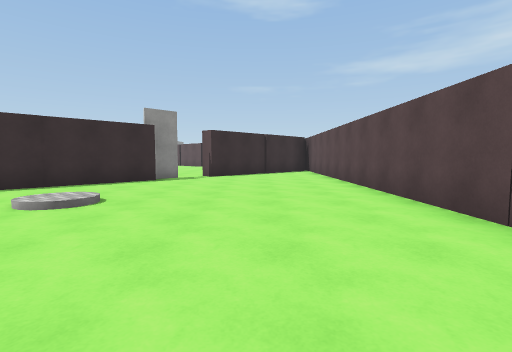
view 1 (above)

18 first-person views from a walk through a scene from a Unity 3-D project. The camera is 1.3 m above the floor, tilts 4° down and sees 85° across. Doors are open. The floor is counted in squares, 2 m on a side. Each view is taken from the middle of a square. On the plan, view 1 faces up. The plan holds only what a view shows up to about 9 squares ahead; the rest is blank. The place goes on beyond the plan. The player character is not drawn. Some animated figures are not drawn. Surface patterns are stand-ins for the level's own textures.

view 2
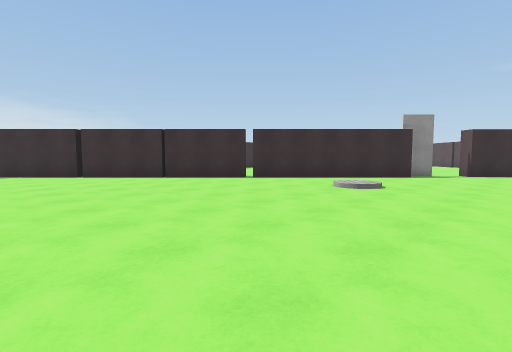

view 3
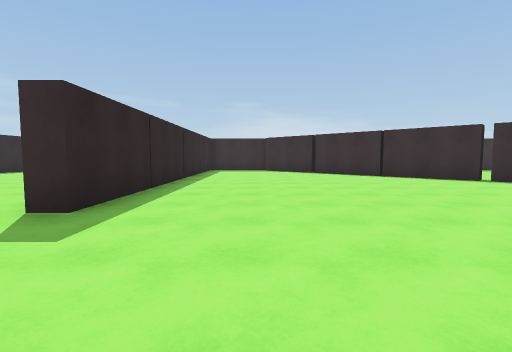

view 4
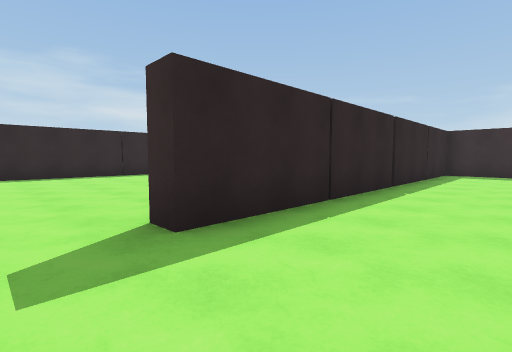

view 5
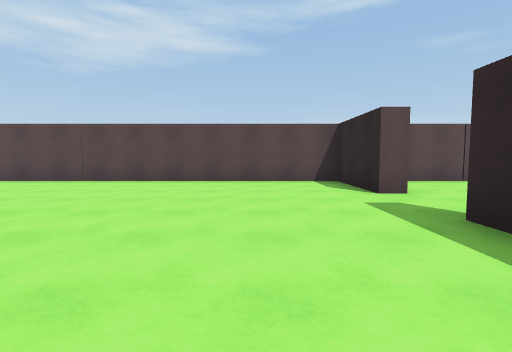

view 6
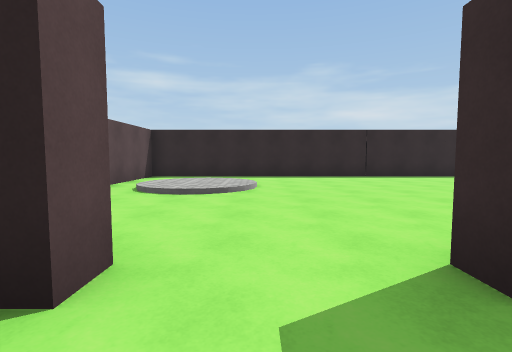

view 7
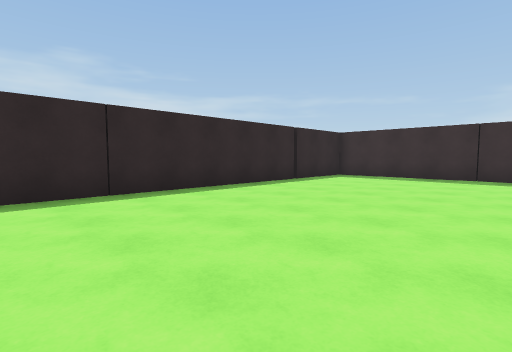

view 8
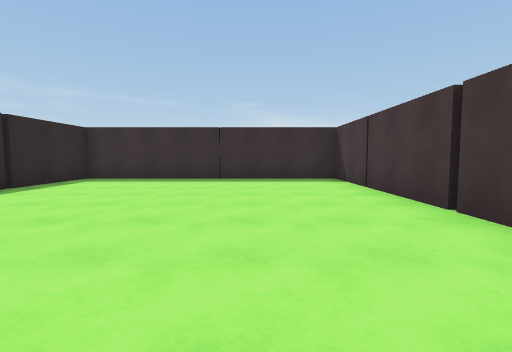

view 9
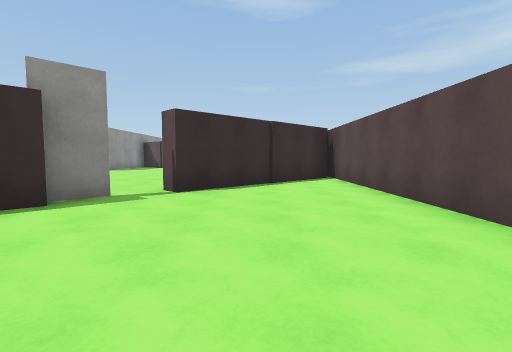

view 10
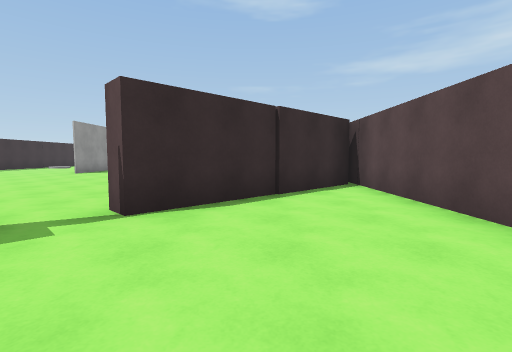

view 11
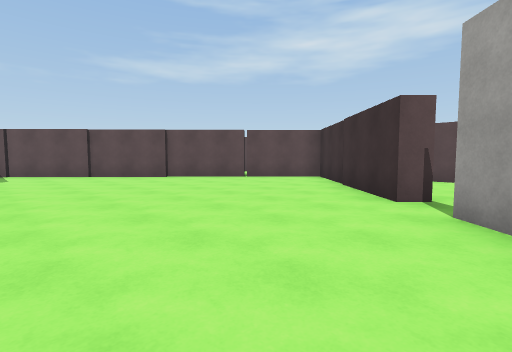

view 12
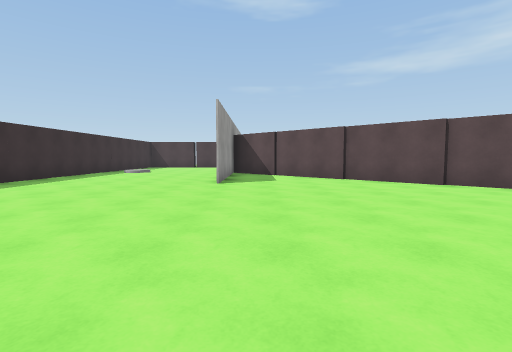

view 13
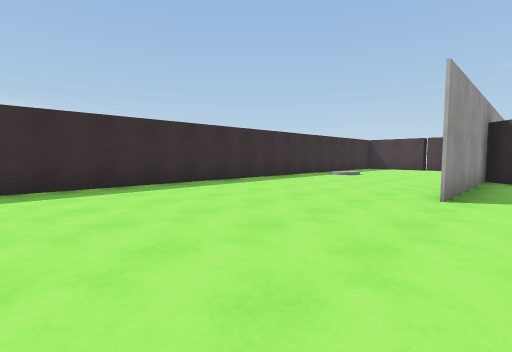

view 14
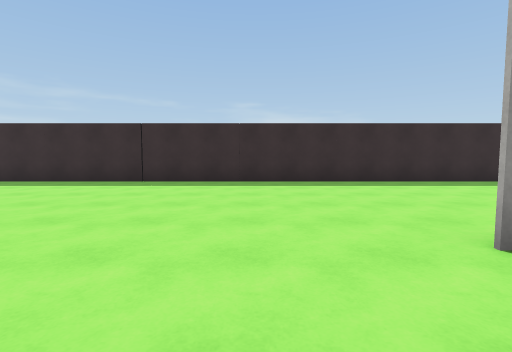

view 15
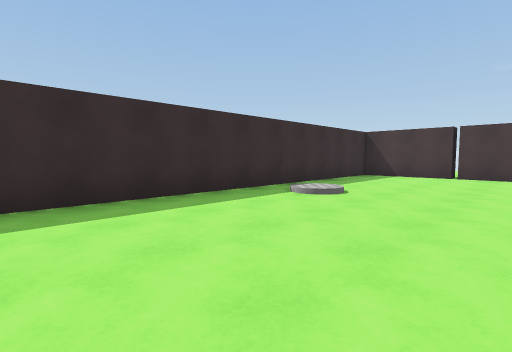

view 16
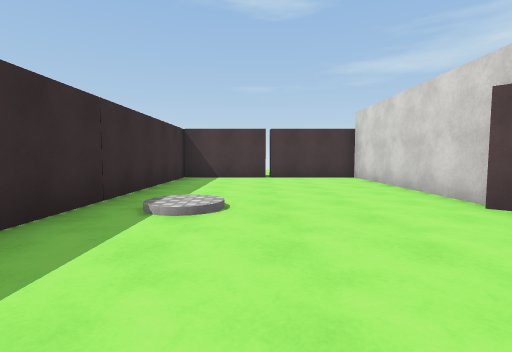

view 17
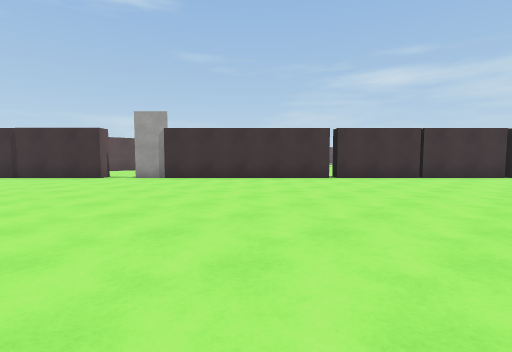

view 18
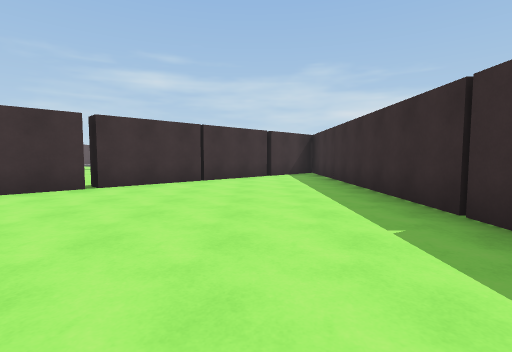

### Floor plan
Key: @ floor where view 1 was taken; # wall or solid block; x gap in a wall; . main floor; : floor 0.25 m higher than the main floor; / step, stairs or slope; D open door.
Columns run from 13 left of view 1 to 3 right of it. Each row starts with its distance up from view 1.
 27 ###x###
 26 #.....#
 25 #.....#
 24 #.....#
 23 #.....#
 22 #./...#
 21 #./...###
 20 #.....#.##
 19 #.....#..##
 18 #.....#...##
 17 #.....#....##
 16 #...........##
 15 #............#
 14 #.............
 13 #..............#
 12 #.............###
 11 #............##.#
 10 #...........##..#
  9 #..........D#...#
  8 #.........#.....#
  7 #........##.....#
  6 #.......##......#
  5 #......##.......#
  4 #.....##..//....#
  3 #....##.........#
  2 #...##..........#
  1 #..##...........#
  0   ##.........@..#
 -1  ##.............#
 -2    .............#
 -3 #...............#
 -4 ###########DD####
 -5 #.......  .....
 -6 #...............#
 -7 #...............#
 -8 #...........///.#
 -9 #.........../::.#
-10 #...........///.#
-11 #............  .#
-12 ###x#############

Positions as (right, up) in squares from view 1, and headings:
1: (0, 0), facing up
2: (0, -2), facing up-left
3: (1, -2), facing left
4: (-1, -2), facing down-left
5: (-5, -2), facing right
6: (-1, -3), facing down
7: (-3, -7), facing down-left
8: (-4, -7), facing left
9: (0, 4), facing up
10: (0, 6), facing up
11: (-6, 8), facing up-right
12: (-6, 10), facing up
13: (-6, 12), facing up-left
14: (-5, 15), facing left
15: (-8, 17), facing up-left
16: (-10, 18), facing up
17: (-11, 12), facing down-right
18: (-10, 10), facing down
